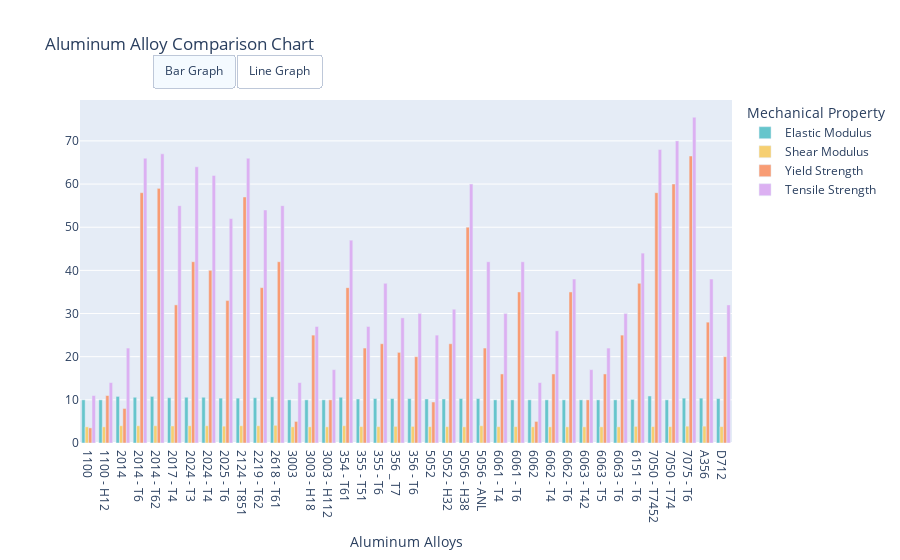

Write notebook code for a chart like this one.
### Code cell
b1 = [trace for trace in bar1.select_traces()]
l1 = [trace.update({'showlegend':False}) for trace in l1]

fig=go.Figure(data=b1+l1)

# Add button
fig.update_layout(
    updatemenus=[
        dict(
            type = "buttons",
            direction = "left",
            buttons=list([
                dict(
                    args=['type', 'bar'],
                    label="Bar Graph",
                    method="restyle",
                ),
                dict(
                    args=["type", "line"],
                    label="Line Graph",
                    method="restyle"
                )
            ]),
            pad={"r": 10, "t": 10},
            showactive=True,
            x=0.11,
            xanchor="left",
            y=1.1,
            yanchor="middle"
        ),
    ]
)
fig.update_layout(legend=dict(groupclick="toggleitem",
                             title_text='Mechanical Property'))
fig.update_layout(title_text='Aluminum Alloy Comparison Chart')
fig.update_xaxes(title_text='Aluminum Alloys')

fig.show()

### Figure 1 — Plotly figure (JSON) as saved in the notebook; plotly's stock layout.template omitted (floating-point values rounded to 4 significant figures)
{"data": [{"alignmentgroup": "True", "hovertemplate": "variable=Elastic Modulus<br>Alloy Number=%{x}<br>Data Values=%{y}<extra></extra>", "legendgroup": "group", "marker": {"color": "rgb(102, 197, 204)", "pattern": {"shape": ""}}, "name": "Elastic Modulus", "offsetgroup": "Elastic Modulus", "orientation": "v", "showlegend": true, "textposition": "auto", "type": "bar", "x": ["1100", "1100 - H12", "2014", "2014 - T6", "2014 - T62", "2017 - T4", "2024 - T3", "2024 - T4", "2025 - T6", "2124 - T851", "2219 - T62", "2618 - T61", "3003", "3003 - H18", "3003 - H112", "354 - T61", "355 - T51", "355 - T6", "356 _ T7", "356 - T6", "5052", "5052 - H32", "5056 - H38", "5056 - ANL", "6061 - T4", "6061 - T6", "6062", "6062 - T4", "6062 - T6", "6063 - T42", "6063 - T5", "6063 - T6", "6151 - T6", "7050 - T7452", "7050 - T74", "7075 - T6", "A356", "D712"], "xaxis": "x", "y": [10, 10, 10.8, 10.6, 10.8, 10.5, 10.6, 10.6, 10.4, 10.4, 10.5, 10.7, 10, 10, 10, 10.6, 10.2, 10.3, 10.3, 10.3, 10.2, 10.2, 10.3, 10.3, 10, 10, 10, 10, 10, 10, 10, 10, 10.1, 10.9, 10, 10.4, 10.4, 10.3], "yaxis": "y"}, {"alignmentgroup": "True", "hovertemplate": "variable=Shear Modulus<br>Alloy Number=%{x}<br>Data Values=%{y}<extra></extra>", "legendgroup": "group", "marker": {"color": "rgb(246, 207, 113)", "pattern": {"shape": ""}}, "name": "Shear Modulus", "offsetgroup": "Shear Modulus", "orientation": "v", "showlegend": true, "textposition": "auto", "type": "bar", "x": ["1100", "1100 - H12", "2014", "2014 - T6", "2014 - T62", "2017 - T4", "2024 - T3", "2024 - T4", "2025 - T6", "2124 - T851", "2219 - T62", "2618 - T61", "3003", "3003 - H18", "3003 - H112", "354 - T61", "355 - T51", "355 - T6", "356 _ T7", "356 - T6", "5052", "5052 - H32", "5056 - H38", "5056 - ANL", "6061 - T4", "6061 - T6", "6062", "6062 - T4", "6062 - T6", "6063 - T42", "6063 - T5", "6063 - T6", "6151 - T6", "7050 - T7452", "7050 - T74", "7075 - T6", "A356", "D712"], "xaxis": "x", "y": [3.75, 3.75, 4, 4, 4, 3.95, 4, 4, 3.9, 4, 4, 4.1, 3.75, 3.75, 3.75, 4, 3.8, 3.8, 3.85, 3.85, 3.8, 3.8, 3.75, 4, 3.8, 3.8, 3.75, 3.75, 3.75, 3.75, 3.75, 3.75, 3.85, 3.8, 3.8, 3.9, 3.9, 3.8], "yaxis": "y"}, {"alignmentgroup": "True", "hovertemplate": "variable=Yield Strength<br>Alloy Number=%{x}<br>Data Values=%{y}<extra></extra>", "legendgroup": "group", "marker": {"color": "rgb(248, 156, 116)", "pattern": {"shape": ""}}, "name": "Yield Strength", "offsetgroup": "Yield Strength", "orientation": "v", "showlegend": true, "textposition": "auto", "type": "bar", "x": ["1100", "1100 - H12", "2014", "2014 - T6", "2014 - T62", "2017 - T4", "2024 - T3", "2024 - T4", "2025 - T6", "2124 - T851", "2219 - T62", "2618 - T61", "3003", "3003 - H18", "3003 - H112", "354 - T61", "355 - T51", "355 - T6", "356 _ T7", "356 - T6", "5052", "5052 - H32", "5056 - H38", "5056 - ANL", "6061 - T4", "6061 - T6", "6062", "6062 - T4", "6062 - T6", "6063 - T42", "6063 - T5", "6063 - T6", "6151 - T6", "7050 - T7452", "7050 - T74", "7075 - T6", "A356", "D712"], "xaxis": "x", "y": [3.5, 11, 8, 58, 59, 32, 42, 40, 33, 57, 36, 42, 5, 25, 10, 36, 22, 23, 21, 20, 9.5, 23, 50, 22, 16, 35, 5, 16, 35, 10, 16, 25, 37, 58, 60, 66.5, 28, 20], "yaxis": "y"}, {"alignmentgroup": "True", "hovertemplate": "variable=Tensile Strength<br>Alloy Number=%{x}<br>Data Values=%{y}<extra></extra>", "legendgroup": "group", "marker": {"color": "rgb(220, 176, 242)", "pattern": {"shape": ""}}, "name": "Tensile Strength", "offsetgroup": "Tensile Strength", "orientation": "v", "showlegend": true, "textposition": "auto", "type": "bar", "x": ["1100", "1100 - H12", "2014", "2014 - T6", "2014 - T62", "2017 - T4", "2024 - T3", "2024 - T4", "2025 - T6", "2124 - T851", "2219 - T62", "2618 - T61", "3003", "3003 - H18", "3003 - H112", "354 - T61", "355 - T51", "355 - T6", "356 _ T7", "356 - T6", "5052", "5052 - H32", "5056 - H38", "5056 - ANL", "6061 - T4", "6061 - T6", "6062", "6062 - T4", "6062 - T6", "6063 - T42", "6063 - T5", "6063 - T6", "6151 - T6", "7050 - T7452", "7050 - T74", "7075 - T6", "A356", "D712"], "xaxis": "x", "y": [11, 14, 22, 66, 67, 55, 64, 62, 52, 66, 54, 55, 14, 27, 17, 47, 27, 37, 29, 30, 25, 31, 60, 42, 30, 42, 14, 26, 38, 17, 22, 30, 44, 68, 70, 75.5, 38, 32], "yaxis": "y"}, {"hovertemplate": "variable=Elastic Modulus<br>Alloy Number=%{x}<br>Data Values=%{y}<extra></extra>", "legendgroup": "group", "line": {"color": "rgb(102, 197, 204)", "dash": "solid"}, "marker": {"symbol": "circle"}, "mode": "lines", "name": "Elastic Modulus", "orientation": "v", "showlegend": false, "type": "scatter", "visible": "legendonly", "x": ["1100", "1100 - H12", "2014", "2014 - T6", "2014 - T62", "2017 - T4", "2024 - T3", "2024 - T4", "2025 - T6", "2124 - T851", "2219 - T62", "2618 - T61", "3003", "3003 - H18", "3003 - H112", "354 - T61", "355 - T51", "355 - T6", "356 _ T7", "356 - T6", "5052", "5052 - H32", "5056 - H38", "5056 - ANL", "6061 - T4", "6061 - T6", "6062", "6062 - T4", "6062 - T6", "6063 - T42", "6063 - T5", "6063 - T6", "6151 - T6", "7050 - T7452", "7050 - T74", "7075 - T6", "A356", "D712"], "xaxis": "x", "y": [10, 10, 10.8, 10.6, 10.8, 10.5, 10.6, 10.6, 10.4, 10.4, 10.5, 10.7, 10, 10, 10, 10.6, 10.2, 10.3, 10.3, 10.3, 10.2, 10.2, 10.3, 10.3, 10, 10, 10, 10, 10, 10, 10, 10, 10.1, 10.9, 10, 10.4, 10.4, 10.3], "yaxis": "y"}, {"hovertemplate": "variable=Shear Modulus<br>Alloy Number=%{x}<br>Data Values=%{y}<extra></extra>", "legendgroup": "group", "line": {"color": "rgb(246, 207, 113)", "dash": "solid"}, "marker": {"symbol": "circle"}, "mode": "lines", "name": "Shear Modulus", "orientation": "v", "showlegend": false, "type": "scatter", "visible": "legendonly", "x": ["1100", "1100 - H12", "2014", "2014 - T6", "2014 - T62", "2017 - T4", "2024 - T3", "2024 - T4", "2025 - T6", "2124 - T851", "2219 - T62", "2618 - T61", "3003", "3003 - H18", "3003 - H112", "354 - T61", "355 - T51", "355 - T6", "356 _ T7", "356 - T6", "5052", "5052 - H32", "5056 - H38", "5056 - ANL", "6061 - T4", "6061 - T6", "6062", "6062 - T4", "6062 - T6", "6063 - T42", "6063 - T5", "6063 - T6", "6151 - T6", "7050 - T7452", "7050 - T74", "7075 - T6", "A356", "D712"], "xaxis": "x", "y": [3.75, 3.75, 4, 4, 4, 3.95, 4, 4, 3.9, 4, 4, 4.1, 3.75, 3.75, 3.75, 4, 3.8, 3.8, 3.85, 3.85, 3.8, 3.8, 3.75, 4, 3.8, 3.8, 3.75, 3.75, 3.75, 3.75, 3.75, 3.75, 3.85, 3.8, 3.8, 3.9, 3.9, 3.8], "yaxis": "y"}, {"hovertemplate": "variable=Yield Strength<br>Alloy Number=%{x}<br>Data Values=%{y}<extra></extra>", "legendgroup": "group", "line": {"color": "rgb(248, 156, 116)", "dash": "solid"}, "marker": {"symbol": "circle"}, "mode": "lines", "name": "Yield Strength", "orientation": "v", "showlegend": false, "type": "scatter", "visible": "legendonly", "x": ["1100", "1100 - H12", "2014", "2014 - T6", "2014 - T62", "2017 - T4", "2024 - T3", "2024 - T4", "2025 - T6", "2124 - T851", "2219 - T62", "2618 - T61", "3003", "3003 - H18", "3003 - H112", "354 - T61", "355 - T51", "355 - T6", "356 _ T7", "356 - T6", "5052", "5052 - H32", "5056 - H38", "5056 - ANL", "6061 - T4", "6061 - T6", "6062", "6062 - T4", "6062 - T6", "6063 - T42", "6063 - T5", "6063 - T6", "6151 - T6", "7050 - T7452", "7050 - T74", "7075 - T6", "A356", "D712"], "xaxis": "x", "y": [3.5, 11, 8, 58, 59, 32, 42, 40, 33, 57, 36, 42, 5, 25, 10, 36, 22, 23, 21, 20, 9.5, 23, 50, 22, 16, 35, 5, 16, 35, 10, 16, 25, 37, 58, 60, 66.5, 28, 20], "yaxis": "y"}, {"hovertemplate": "variable=Tensile Strength<br>Alloy Number=%{x}<br>Data Values=%{y}<extra></extra>", "legendgroup": "group", "line": {"color": "rgb(220, 176, 242)", "dash": "solid"}, "marker": {"symbol": "circle"}, "mode": "lines", "name": "Tensile Strength", "orientation": "v", "showlegend": false, "type": "scatter", "visible": "legendonly", "x": ["1100", "1100 - H12", "2014", "2014 - T6", "2014 - T62", "2017 - T4", "2024 - T3", "2024 - T4", "2025 - T6", "2124 - T851", "2219 - T62", "2618 - T61", "3003", "3003 - H18", "3003 - H112", "354 - T61", "355 - T51", "355 - T6", "356 _ T7", "356 - T6", "5052", "5052 - H32", "5056 - H38", "5056 - ANL", "6061 - T4", "6061 - T6", "6062", "6062 - T4", "6062 - T6", "6063 - T42", "6063 - T5", "6063 - T6", "6151 - T6", "7050 - T7452", "7050 - T74", "7075 - T6", "A356", "D712"], "xaxis": "x", "y": [11, 14, 22, 66, 67, 55, 64, 62, 52, 66, 54, 55, 14, 27, 17, 47, 27, 37, 29, 30, 25, 31, 60, 42, 30, 42, 14, 26, 38, 17, 22, 30, 44, 68, 70, 75.5, 38, 32], "yaxis": "y"}], "layout": {"legend": {"groupclick": "toggleitem", "title": {"text": "Mechanical Property"}}, "title": {"text": "Aluminum Alloy Comparison Chart"}, "updatemenus": [{"buttons": [{"args": ["type", "bar"], "label": "Bar Graph", "method": "restyle"}, {"args": ["type", "line"], "label": "Line Graph", "method": "restyle"}], "direction": "left", "pad": {"r": 10, "t": 10}, "showactive": true, "type": "buttons", "x": 0.11, "xanchor": "left", "y": 1.1, "yanchor": "middle"}], "xaxis": {"title": {"text": "Aluminum Alloys"}}}}
